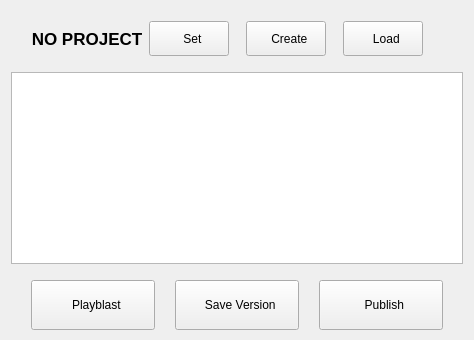
      <widget class="QWidget" name="layoutWidget">
       <layout class="QVBoxLayout" name="centralBlockLayout" stretch="0,1,0">
        <property name="sizeConstraint">
         <enum>QLayout::SetMaximumSize</enum>
        </property>
        <property name="bottomMargin">
         <number>10</number>
        </property>
        <item>
         <layout class="QHBoxLayout" name="projectBarLayout" stretch="0,0">
          <property name="leftMargin">
           <number>20</number>
          </property>
          <property name="rightMargin">
           <number>40</number>
          </property>
          <item>
           <widget class="QLabel" name="projectNameLabel">
            <property name="font">
             <font>
              <pointsize>13</pointsize>
              <bold>true</bold>
             </font>
            </property>
            <property name="text">
             <string>NO PROJECT</string>
            </property>
            <property name="alignment">
             <set>Qt::AlignCenter</set>
            </property>
           </widget>
          </item>
          <item>
           <layout class="QHBoxLayout" name="projectButtonsLayout">
            <property name="spacing">
             <number>17</number>
            </property>
            <property name="topMargin">
             <number>10</number>
            </property>
            <property name="bottomMargin">
             <number>10</number>
            </property>
            <item>
             <widget class="QPushButton" name="setProjectButton">
              <property name="minimumSize">
               <size>
                <width>0</width>
                <height>35</height>
               </size>
              </property>
              <property name="text">
               <string>  Set</string>
              </property>
              <property name="icon">
               <iconset>
                <normaloff>../icons/setProject.png</normaloff>../icons/setProject.png</iconset>
              </property>
             </widget>
            </item>
            <item>
             <widget class="QPushButton" name="createProjectButton">
              <property name="minimumSize">
               <size>
                <width>0</width>
                <height>35</height>
               </size>
              </property>
              <property name="text">
               <string>  Create</string>
              </property>
              <property name="icon">
               <iconset>
                <normaloff>../icons/createProject.png</normaloff>../icons/createProject.png</iconset>
              </property>
             </widget>
            </item>
            <item>
             <widget class="QPushButton" name="loadProjectButton">
              <property name="minimumSize">
               <size>
                <width>0</width>
                <height>35</height>
               </size>
              </property>
              <property name="text">
               <string>  Load</string>
              </property>
              <property name="icon">
               <iconset>
                <normaloff>../icons/loadProject.png</normaloff>../icons/loadProject.png</iconset>
              </property>
             </widget>
            </item>
           </layout>
          </item>
         </layout>
        </item>
        <item>
         <widget class="QColumnView" name="fileManagerColumnView"/>
        </item>
        <item>
         <layout class="QHBoxLayout" name="fileManagementButtonsLayout">
          <property name="spacing">
           <number>20</number>
          </property>
          <property name="leftMargin">
           <number>20</number>
          </property>
          <property name="topMargin">
           <number>10</number>
          </property>
          <property name="rightMargin">
           <number>20</number>
          </property>
          <item>
           <widget class="QPushButton" name="playblastButton">
            <property name="sizePolicy">
             <sizepolicy hsizetype="Minimum" vsizetype="Preferred">
              <horstretch>0</horstretch>
              <verstretch>0</verstretch>
             </sizepolicy>
            </property>
            <property name="minimumSize">
             <size>
              <width>0</width>
              <height>50</height>
             </size>
            </property>
            <property name="text">
             <string>  Playblast</string>
            </property>
            <property name="icon">
             <iconset>
              <normaloff>../icons/playblast.png</normaloff>../icons/playblast.png</iconset>
            </property>
           </widget>
          </item>
          <item>
           <widget class="QPushButton" name="saveVersionButton">
            <property name="sizePolicy">
             <sizepolicy hsizetype="Minimum" vsizetype="Preferred">
              <horstretch>0</horstretch>
              <verstretch>0</verstretch>
             </sizepolicy>
            </property>
            <property name="minimumSize">
             <size>
              <width>0</width>
              <height>50</height>
             </size>
            </property>
            <property name="text">
             <string>  Save Version</string>
            </property>
            <property name="icon">
             <iconset>
              <normaloff>../icons/saveVersion.png</normaloff>../icons/saveVersion.png</iconset>
            </property>
           </widget>
          </item>
          <item>
           <widget class="QPushButton" name="publishButton">
            <property name="sizePolicy">
             <sizepolicy hsizetype="Minimum" vsizetype="Preferred">
              <horstretch>0</horstretch>
              <verstretch>0</verstretch>
             </sizepolicy>
            </property>
            <property name="minimumSize">
             <size>
              <width>0</width>
              <height>50</height>
             </size>
            </property>
            <property name="text">
             <string>  Publish</string>
            </property>
            <property name="icon">
             <iconset>
              <normaloff>../icons/publish.png</normaloff>../icons/publish.png</iconset>
            </property>
           </widget>
          </item>
         </layout>
        </item>
       </layout>
      </widget>
